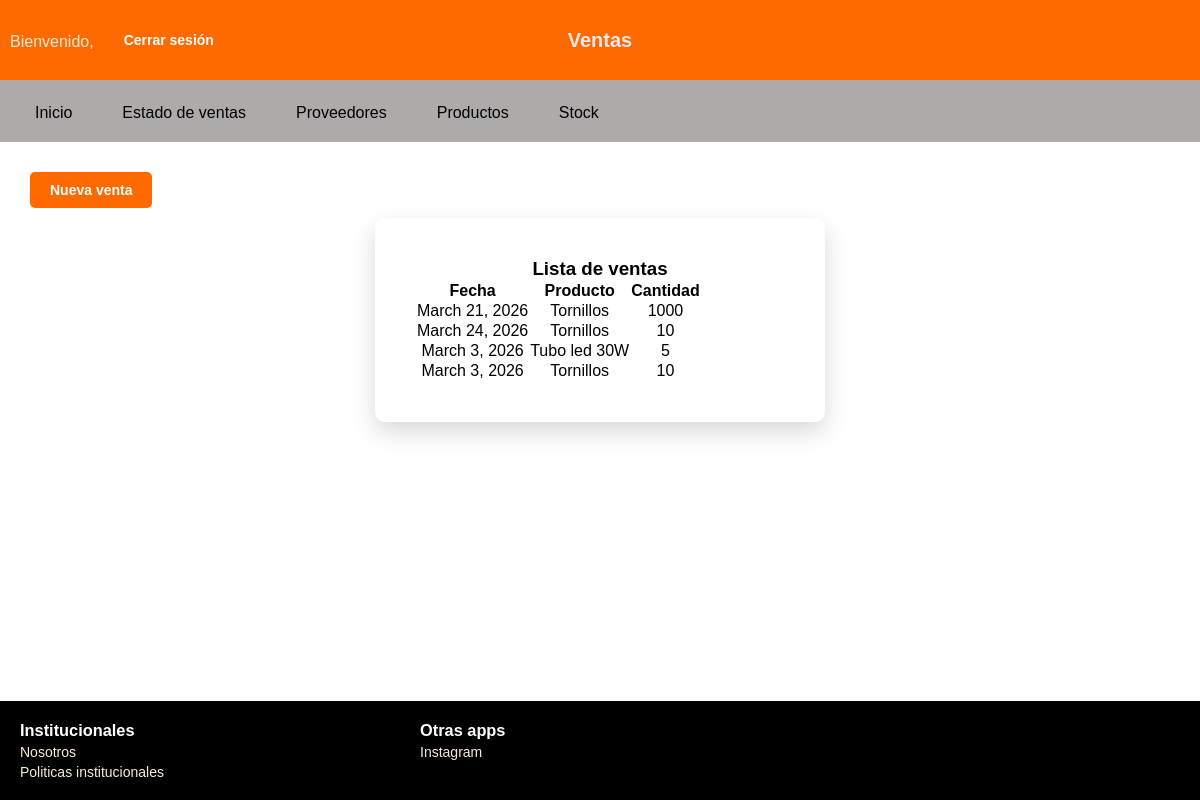
The page /proyecto/accounts/ventas_gral/ on the database as committed earlier.
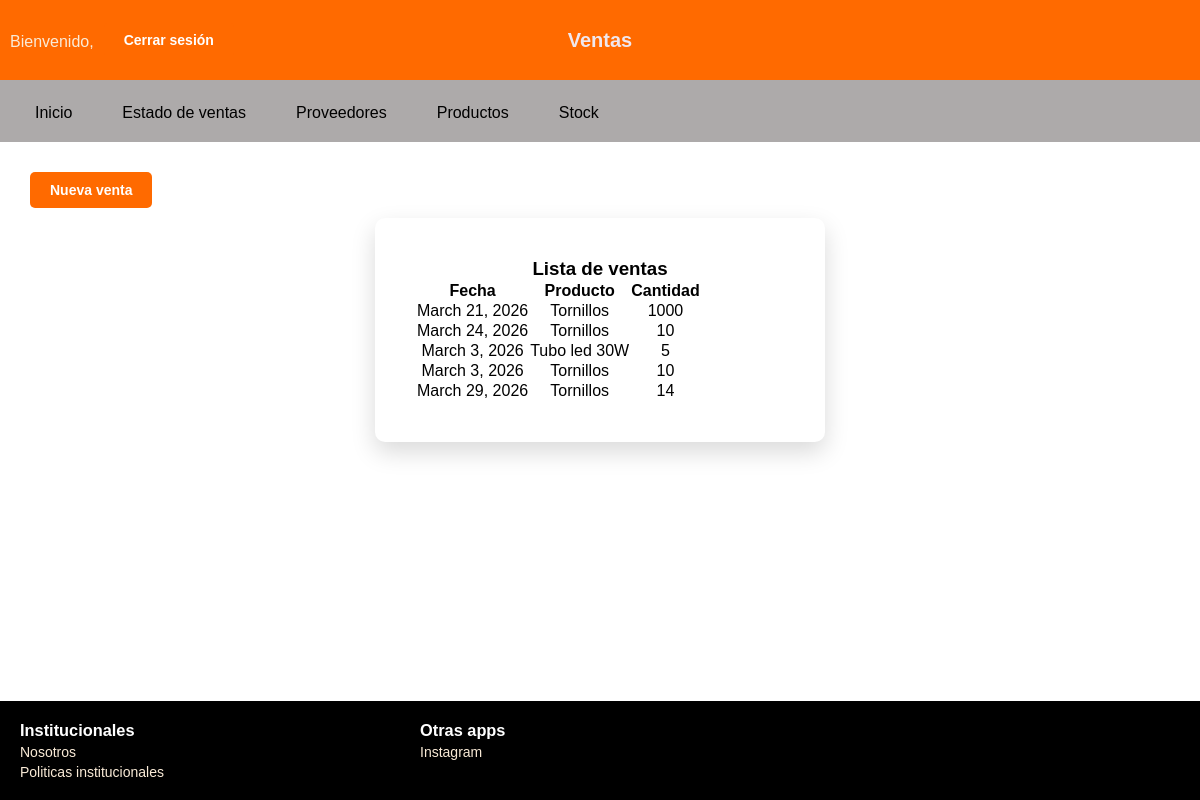
The same page on the database as committed later.
### accounts/models.py (models this page shows, shortened)
class Venta(models.Model):
    fecha = models.DateField(default=timezone.now)
    producto = models.ForeignKey(Producto, on_delete=models.CASCADE)
    cantidad = models.IntegerField()

class Producto(models.Model):
    producto = models.CharField(max_length=100)
    cantidad = models.IntegerField()
    class Unidad(models.TextChoices):
        UNIDAD = "unidad", "Unidad"
        CAJA = "caja", "Caja"
        METRO = "metro", "Metro"
    unidad = models.CharField(max_length=20, choices=Unidad.choices)
    def __str__(self):
        return self.producto

### accounts/views.py (the view)
# urls.py: path('ventas_gral/', views.ventas_geral, name= "ventas_geral"),
def ventas_geral(request):
    mensaje_error = None
    if request.method == "POST":
        form = NuevaVentaForm(request.POST)
        if form.is_valid():
            producto = form.cleaned_data['producto']
            cantidad = form.cleaned_data['cantidad']
            fecha = form.cleaned_data['fecha']
            if producto.cantidad >= cantidad:
                Venta.objects.create(
                    producto=producto,
                    cantidad=cantidad,
                    fecha = fecha,
                )
                producto.cantidad -= cantidad
                producto.save()
            return redirect('ventas_geral')
        else:
                mensaje_error = "No hay suficiente stock"
    else:
        form = NuevaVentaForm()
    ventas = Venta.objects.all()
    return render(request, "accounts/ventas_geral.html", {
        "form": form,
        "ventas": ventas,
        "error": mensaje_error
    })

### accounts/templates/accounts/ventas_geral.html (shortened to what this page needs)
{% load static %}
<!DOCTYPE html>
<html lang="es">
<head>
    <link rel="stylesheet" href="{% static 'accounts/styles_ventasgeral.css' %}">
</head>
<body>
    <header>
        <h2 class="title">Ventas</h2>
        <a class="user_register" href="{% url 'user_profile' %}">Bienvenido, {{request.user.username}} </a>
        <form method="POST" action="{% url 'logout' %}">
        <button class="btn-nuevo" type="submit">Cerrar sesión</button>
    </header>
    <nav>
        <ul class="menu">
            <li><a href="{% url 'general' %}">Inicio</a></li>
            <li class="dropdown">
                <a href="#">Estado de ventas</a>
            </li>
            <li class="dropdown">
            <a href="#">Proveedores</a>
            </li>
            <li><a href="{% url 'productos' %}"> Productos</a></li>
            <li><a href="{% url 'stock' %}"> Stock</a></li>
        </ul>
    </nav>
    <main>
    <button type="button" class="btn-nuevo" onclick="abrirModal()">
        Nueva venta
    </button>
    <section>
        <h3>Lista de ventas</h3>
        <table>
            <tr>
                <th>Fecha</th>
                <th>Producto</th>
                <th>Cantidad</th>
            </tr>
            {% for v in ventas %}
            <tr>
                <td>{{ v.fecha }}</td>
                <td>{{ v.producto }}</td>
                <td>{{ v.cantidad }}</td>
            </tr>
            {% endfor %}
        </table>
    </section>
</main>
    <footer>
        <div class="institucionales">
            <h3 class="titulo">Institucionales</h3>
                <a href="{% url 'nosotros' %}">Nosotros</a>
                <a href="{% url 'institucionales' %}">Politicas institucionales</a>
        </div>
        <div class="apps">
            <h3 class="titulo">Otras apps</h3>
                <a href="{% url 'instagram' %}">Instagram</a>
        </div>
    </footer>
</body>
</html>

Rows that differ between the two databases and show on the page:
added Venta: fecha "March 29, 2026", producto "Tornillos", cantidad "14"
